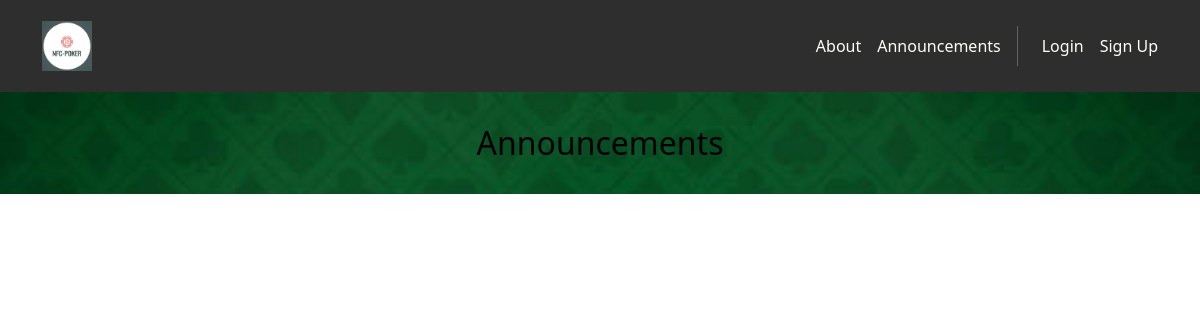
Before: /announcements with the older database file.
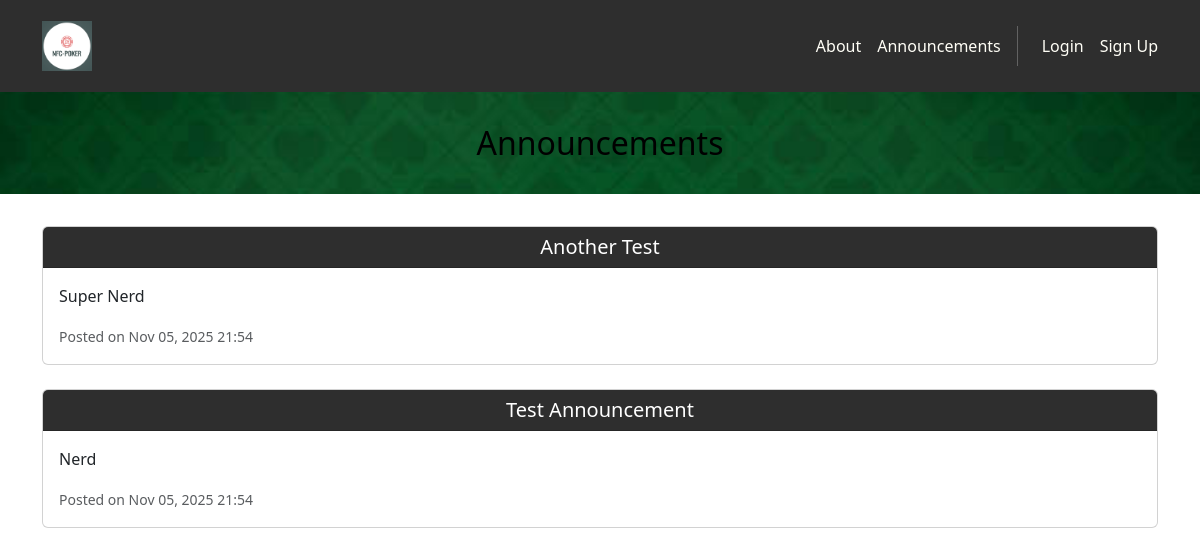
After: the same page with the newer database file.
### home/models.py (models this page shows, shortened)
class Announcement(models.Model):
    title = models.CharField(max_length=200)
    content = models.TextField()
    created_at = models.DateTimeField(auto_now_add=True)

### home/views.py (the view)
# urls.py: path('announcements', views.announcements, name='home.announcements'),
def announcements(request):
    announcements = Announcement.objects.all().order_by('-created_at')
    template_data = {}
    template_data['title'] = 'Announcements'
    return render(request,
                  'home/announcements.html',
                  {'template_data': template_data,
                   'announcements': announcements})

### home/templates/home/announcements.html
{% extends 'base.html' %}
{% block content %}
<header class="masthead bg-index text-black text-center py-4">
  <div class="container d-flex align-items-center flex-column pt-2">
    <h2>Announcements</h2>
  </div>
</header>
<div class="p-3">
  <div class="container">
    <div class="row mt-3">
      <div class="col mx-auto text-center mb-3">
        {% for announcement in announcements %}
          <div class="card mb-4">
            <div class="card-header bg-dark text-white">
              <h5 class="mb-0">{{ announcement.title }}</h5>
            </div>
            <div class="card-body text-start">
              <p>{{ announcement.content }}</p>
              <small class="text-muted">Posted on {{ announcement.created_at|date:"M d, Y H:i" }}</small>
            </div>
          </div>
        {% endfor %}
      </div>
    </div>
  </div>
</div>
{% endblock content %}

### nfcpoker/templates/base.html (shortened to what this page needs)
<!DOCTYPE html>
<html>
  {% load static %}
  <head>
    <link
    href="https://cdn.jsdelivr.net/npm/bootstrap@5.3.3/dist/css/bootstrap.min.css"
    rel="stylesheet"
>
    <link
    rel="stylesheet"
    href="https://cdnjs.cloudflare.com/ajax/libs/font-awesome/6.1.1/css/all.min.css">
    <link rel="stylesheet" type="text/css" href="{% static 'css/style.css' %}">
  </head>
  <body>
     <nav class="p-3 navbar navbar-dark bg-dark
         navbar-expand-lg">
      <div class="container">
        <a class="navbar-brand"
           href="{% url 'home.index' %}">
          <img src="{% static 'img/logo.png' %}" alt="logo"
               height="50" />
        </a>
        <div class="collapse navbar-collapse" id="navbarNavAltMarkup">
          <div class="navbar-nav ms-auto navbar-ml">
            <a class="nav-link"
               href="{% url 'home.about' %}">About</a>
            <a class="nav-link"
                href="{% url 'home.announcements' %}">Announcements</a>
          </div>
            {% if user.is_authenticated %}
            <a class="nav-link" href="{% url 'accounts.logout' %}">Logout ({{ user.username }})</a>
            {% else %}
            <a class="nav-link ms-3" href="{% url 'accounts.login' %}">Login</a>
            <a class="nav-link ms-3" href="{% url 'accounts.signup' %}">Sign Up</a>
            {% endif %}
        </div>
      </div>
    </nav>
    <div>
      {% block content %}
      {% endblock content %}
    </div>
  </body>
</html>

### nfcpoker/static/css/style.css (style rules this page uses)
.bg-index { background: url("/static/img/background.jpg") no-repeat fixed; background-size: 100% auto; }
.navbar a.nav-link { color: #FFFEF6 !important; }
.bg-dark { background-color: #2E2E2E !important; }

Changed rows visible on the page:
added Announcement: title "Another Test", content "Super Nerd", created_at "Nov 05, 2025 21:54"
added Announcement: title "Test Announcement", content "Nerd", created_at "Nov 05, 2025 21:54"
